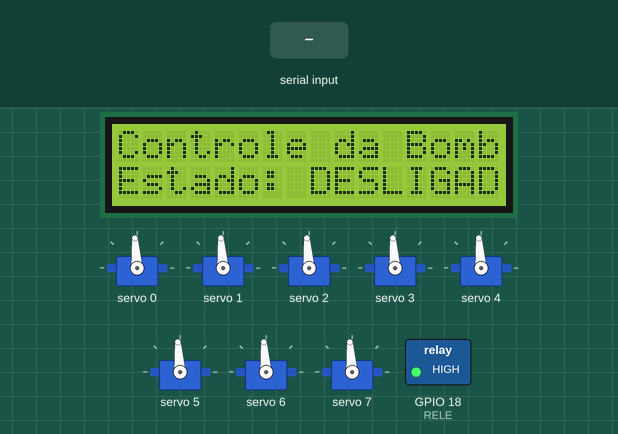
A sketch run on a simulated ESP32. Parts: 16×2 character LCD, 8 × servo, switched loads named in the sketch (green lamp = pin HIGH). The inputs (shaded band) are chosen by the test bench. What the sketch prints to the serial monitor is not drawn.

Above: at 1.7 s.
1.8 s: "); Serial.println(\n" received over Serial
At 3.0 s:
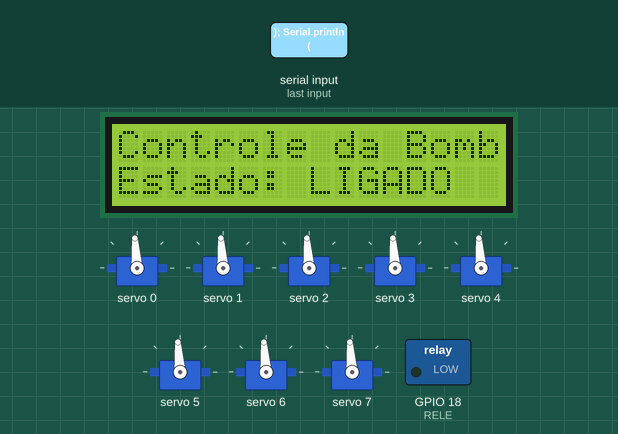
3.3 s: "1\n" received over Serial
At 4.5 s:
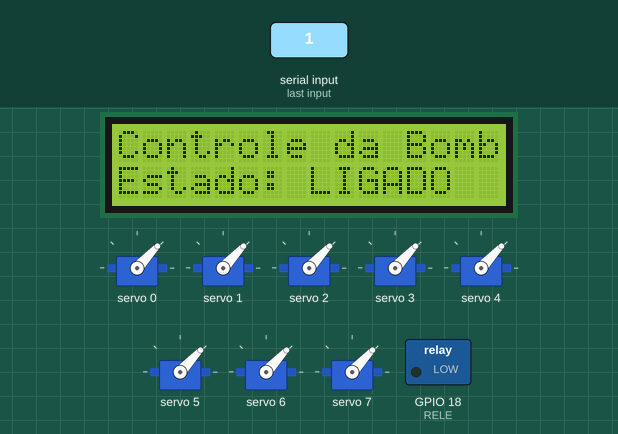
4.8 s: "D\n" received over Serial
At 5.8 s:
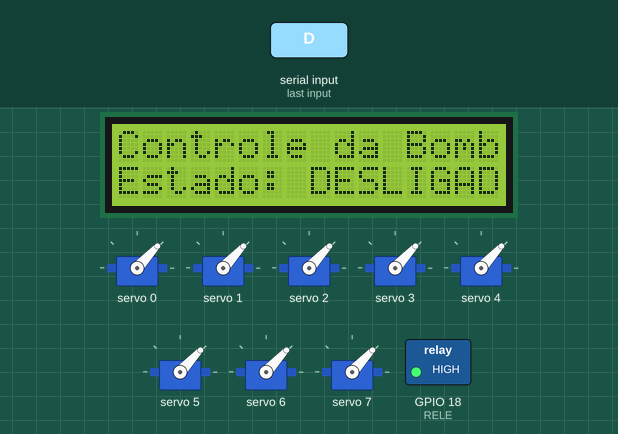
6.3 s: "3\n" received over Serial
At 6.9 s:
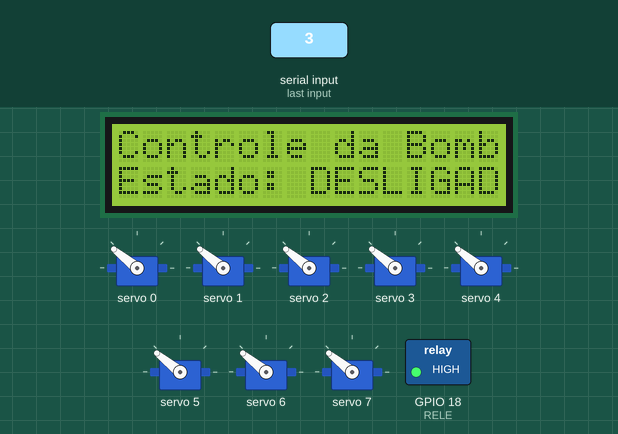
7.8 s: "L\n" received over Serial
At 8.1 s:
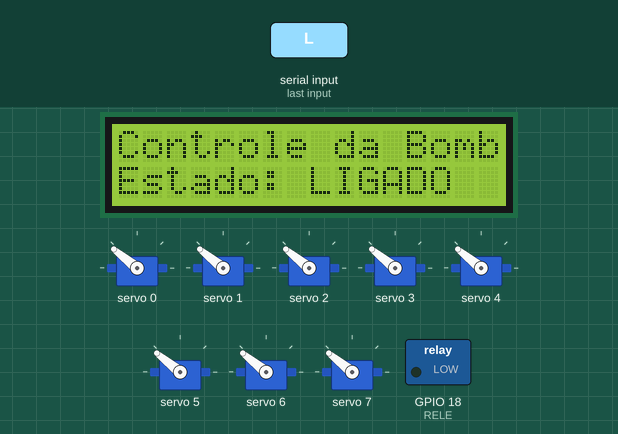
9.3 s: "d\n" received over Serial
At 10.4 s:
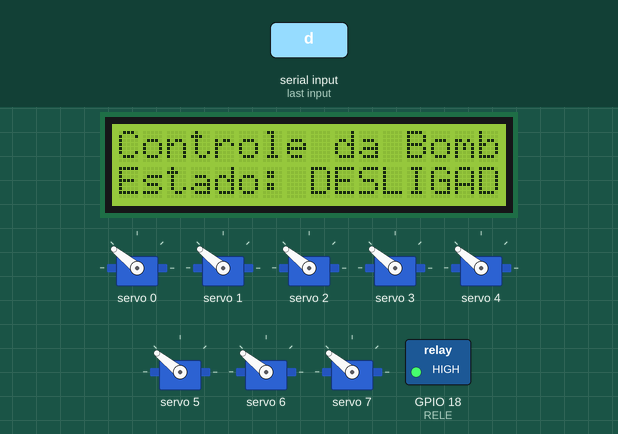
Timing chart, 0 to 11.8 s (numbered marks = the images above; inputs shaded):
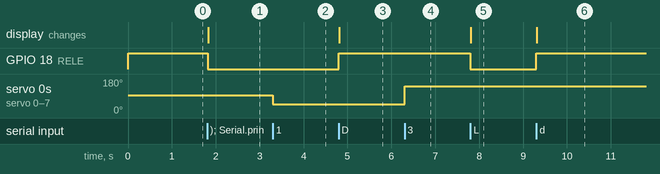

The sketch:

MedTechOriginal.ino
```cpp
// ARQUIVO ORIGINAL FORNECIDO PELO USUARIO. NAO USAR PARA TESTE DE COMUNICACAO:
// movimenta servos ao iniciar e aceita comandos para ligar a bomba.
#include <Wire.h>
#include <LiquidCrystal.h>
#include <Adafruit_PWMServoDriver.h>
LiquidCrystal lcd(14, 27, 26, 25, 33, 32);
const int RELE = 18;
const int RELE_LIGADO = LOW;
const int RELE_DESLIGADO = HIGH;
bool estadoRele = false;
Adafruit_PWMServoDriver pca = Adafruit_PWMServoDriver(0x40);
const int NUM_SERVOS = 8;
const int PULSO_MIN = 110;
const int PULSO_MAX = 510;
void atualizarLCD() {
  lcd.clear(); lcd.setCursor(0, 0); lcd.print("Controle da Bomba"); lcd.setCursor(0, 1);
  if (estadoRele) lcd.print("Estado: LIGADO"); else lcd.print("Estado: DESLIGADO");
}
void moverServo(int canal, int angulo) {
  angulo = constrain(angulo, 0, 180);
  int pulso = map(angulo, 0, 180, PULSO_MIN, PULSO_MAX);
  pca.setPWM(canal, 0, pulso);
}
void moverTodos(int angulo) {
  for (int canal = 0; canal < NUM_SERVOS; canal++) moverServo(canal, angulo);
  Serial.print("Todos os servos em "); Serial.print(angulo); Serial.println(" graus.");
}
void setup() {
  Serial.begin(115200);
  digitalWrite(RELE, RELE_DESLIGADO); pinMode(RELE, OUTPUT); digitalWrite(RELE, RELE_DESLIGADO);
  lcd.begin(16, 2); atualizarLCD(); Wire.begin(21, 22); pca.begin(); pca.setPWMFreq(50);
  delay(500); moverTodos(90);
  Serial.println(); Serial.println("================================"); Serial.println(" SISTEMA MEDTECH INICIADO"); Serial.println("================================");
  Serial.println("BOMBA:"); Serial.println("L = Ligar bomba"); Serial.println("D = Desligar bomba");
  Serial.println(); Serial.println("SERVOS:"); Serial.println("1 = Todos em 45 graus"); Serial.println("2 = Todos em 90 graus"); Serial.println("3 = Todos em 135 graus");
  Serial.println(); Serial.println("Digite um comando no Monitor Serial.");
}
void loop() {
  if (Serial.available() > 0) {
    char comando = Serial.read();
    if (comando == '\n' || comando == '\r' || comando == ' ') return;
    if (comando == 'L' || comando == 'l') { estadoRele = true; digitalWrite(RELE, RELE_LIGADO); atualizarLCD(); Serial.println("Bomba LIGADA."); }
    else if (comando == 'D' || comando == 'd') { estadoRele = false; digitalWrite(RELE, RELE_DESLIGADO); atualizarLCD(); Serial.println("Bomba DESLIGADA."); }
    else if (comando == '1') moverTodos(45);
    else if (comando == '2') moverTodos(90);
    else if (comando == '3') moverTodos(135);
    else { Serial.println("Comando invalido!"); Serial.println("Use L, D, 1, 2 ou 3."); }
  }
}
```

Measured:
- after the input at 1.8 s, GPIO 18 (RELE): HIGH → LOW at once; the display: changes at once (image 1)
- after the input at 3.3 s, servo 0–7: 94° → 47° at once
- after the input at 4.8 s, GPIO 18 (RELE): LOW → HIGH at once; the display: changes at once (image 3)
- after the input at 6.3 s, servo 0–7: 47° → 141° at once
- after the input at 7.8 s, GPIO 18 (RELE): HIGH → LOW at once; the display: changes at once (image 5)
- after the input at 9.3 s, GPIO 18 (RELE): LOW → HIGH at once; the display: changes at once (image 6)
